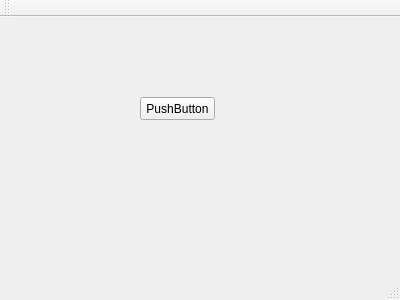
<?xml version="1.0" encoding="UTF-8"?>
<ui version="4.0">
 <class>MainWindow</class>
 <widget class="QMainWindow" name="MainWindow">
  <property name="geometry">
   <rect>
    <x>0</x>
    <y>0</y>
    <width>400</width>
    <height>300</height>
   </rect>
  </property>
  <property name="windowTitle">
   <string>MainWindow</string>
  </property>
  <widget class="QWidget" name="centralWidget">
   <widget class="QPushButton" name="pushButton">
    <property name="geometry">
     <rect>
      <x>140</x>
      <y>80</y>
      <width>75</width>
      <height>23</height>
     </rect>
    </property>
    <property name="text">
     <string>PushButton</string>
    </property>
   </widget>
  </widget>
  <widget class="QMenuBar" name="menuBar">
   <property name="geometry">
    <rect>
     <x>0</x>
     <y>0</y>
     <width>400</width>
     <height>17</height>
    </rect>
   </property>
  </widget>
  <widget class="QToolBar" name="mainToolBar">
   <attribute name="toolBarArea">
    <enum>TopToolBarArea</enum>
   </attribute>
   <attribute name="toolBarBreak">
    <bool>false</bool>
   </attribute>
  </widget>
  <widget class="QStatusBar" name="statusBar"/>
 </widget>
 <layoutdefault spacing="6" margin="11"/>
 <resources/>
 <connections/>
</ui>
